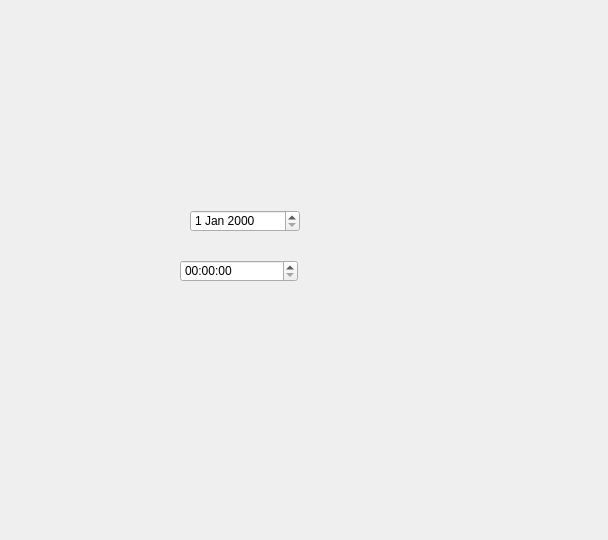
<?xml version="1.0" encoding="UTF-8"?>
<ui version="4.0">
 <class>Windowstack</class>
 <widget class="QWidget" name="Windowstack">
  <property name="geometry">
   <rect>
    <x>0</x>
    <y>0</y>
    <width>608</width>
    <height>540</height>
   </rect>
  </property>
  <property name="windowTitle">
   <string>Form</string>
  </property>
  <layout class="QHBoxLayout" name="horizontalLayout">
   <property name="spacing">
    <number>0</number>
   </property>
   <property name="margin">
    <number>0</number>
   </property>
   <item>
    <layout class="QVBoxLayout" name="verticalLayout">
     <item>
      <widget class="QStackedWidget" name="stackedWidget">
       <property name="currentIndex">
        <number>0</number>
       </property>
       <widget class="QWidget" name="page">
        <widget class="QDateEdit" name="dateEdit">
         <property name="geometry">
          <rect>
           <x>190</x>
           <y>210</y>
           <width>110</width>
           <height>22</height>
          </rect>
         </property>
        </widget>
        <widget class="QTimeEdit" name="timeEdit">
         <property name="geometry">
          <rect>
           <x>180</x>
           <y>260</y>
           <width>118</width>
           <height>22</height>
          </rect>
         </property>
        </widget>
       </widget>
       <widget class="QWidget" name="page_2"/>
      </widget>
     </item>
    </layout>
   </item>
  </layout>
 </widget>
 <resources/>
 <connections/>
</ui>
